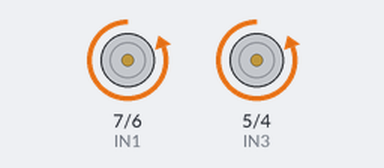
Recording of a sketch running on a simulated Arduino Uno, built with avr-gcc and run on an emulated ATmega328P. On the bench: motor-driver pin pairs drawn as motors (green arrow = first pin HIGH = forward, orange = second pin HIGH = backward, longer = more drive, scaled by the enable pin).

Above: at 0.1 s.
Timing chart, 0 to 1.6 s (numbered marks = the images above):
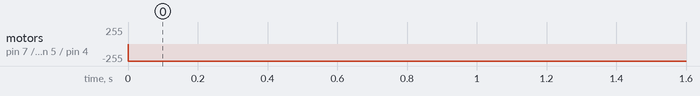

Measured:
- by itself, motor on pin 7 (IN1) / pin 6 (IN2), motor on pin 5 (IN3) / pin 4 (IN4): stopped → backward 255/255 at 0.00 s

The sketch:

DemonstrationEG401SolarPanelCleaningRobot.ino
```cpp
//This code is used to demonstrate the operation of the Motors of the Solar Panel Cleaning Robot
/*
***************************************Instructions************************************************
 1. Choose the type of board and connect the IDE Port to the microcontroller
 2. Compile and upload the code onto the micri-controller
 3. Connect the L298N motor driver, Voltage source and Motors to the pins below:

*/

//Digital Input pins
const int IN1 = 7;
const int IN2 = 6;
const int IN3 = 5;
const int IN4 = 4;

//Analog Write pins
const int ENA = 10;
const int ENB = 9;

//Variables of Interest
//The variables status1 and status2 are used to calibrate the motors to start rotating in a clockwise
//Direction/Forward direction
int motorSpeed = 255;

int status1 = HIGH;
int status2 = LOW;

void setup() {
  // put your setup code here, to run once:
  Serial.begin(9600);

  pinMode (IN1, OUTPUT);
  pinMode (IN2, OUTPUT);
  pinMode (IN3, OUTPUT);
  pinMode (IN4, OUTPUT);
  pinMode (ENA, OUTPUT);
  pinMode (ENB, OUTPUT);

}

void loop() {
  // put your main code here, to run repeatedly:
  analogWrite (ENA, motorSpeed);
  analogWrite (ENB, motorSpeed);

 // delay(5000);
  digitalWrite (IN1, status1);
  digitalWrite (IN2, status2);
  digitalWrite (IN3, status1);
  digitalWrite (IN4, status2);
  //delay (5000);

//Anticlockwise Direction
  status1 = LOW;
  status2 = HIGH;

  digitalWrite (IN1, status1);
  digitalWrite (IN2, status2);
  digitalWrite (IN3, status1);
  digitalWrite (IN4, status2);

//Clockwise Direction
  status1 = HIGH;
  status2 = LOW;

  delay(5000);

}
```
